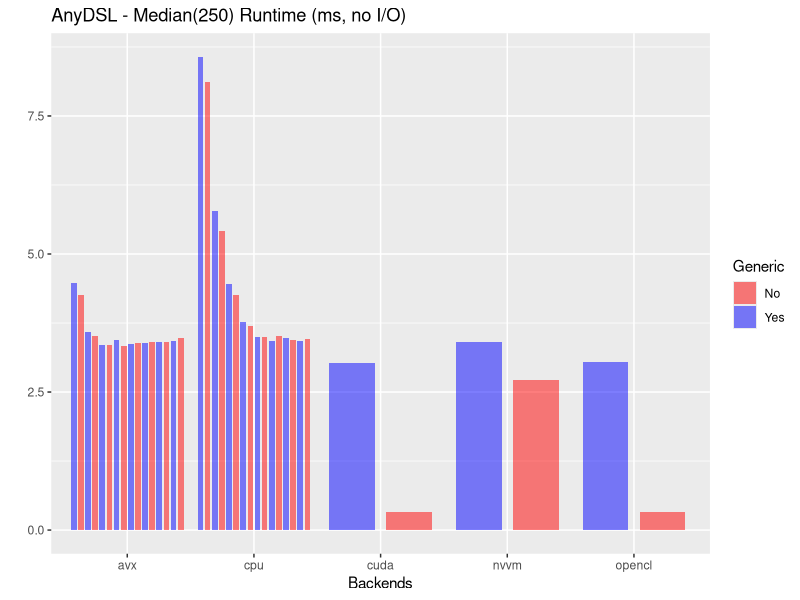
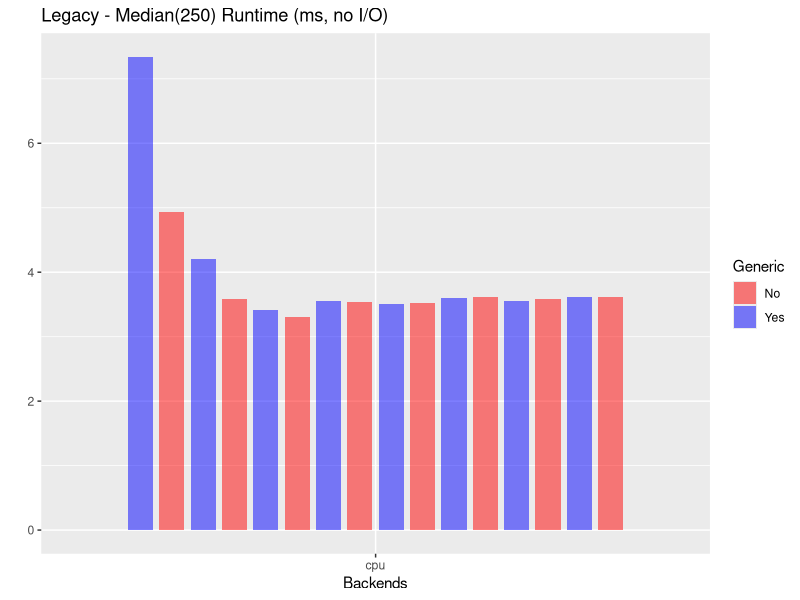
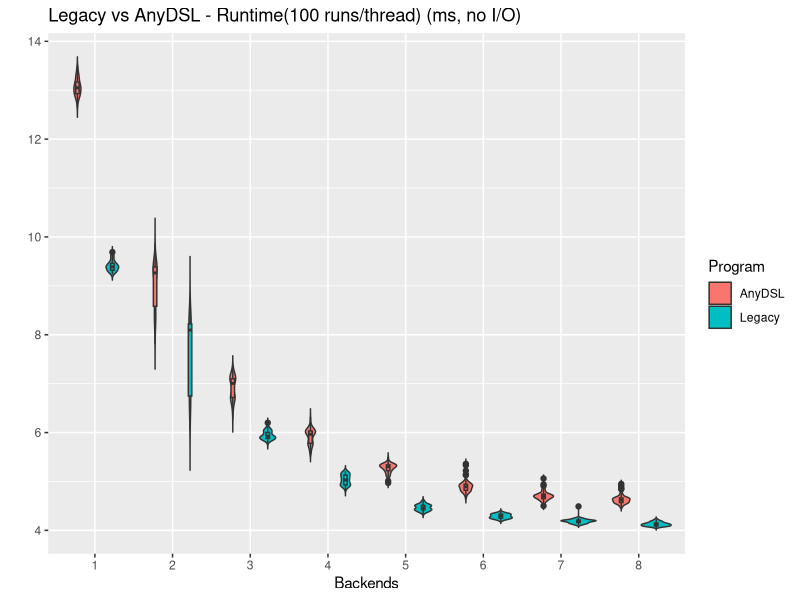

Source code (R) for these figures, in order:
#!/usr/bin/env Rscript

library("ggplot2")
library("dplyr")

dev.new(width=5, height=4)


legacy.data <- read.csv(file = "legacy_data.csv",
                        stringsAsFactors = TRUE)

anydsl.data <- read.csv(file = "anydsl_data.csv",
                        stringsAsFactors = TRUE)

anydsl.plot <- ggplot(anydsl.data, aes(y=median,x=backend,group=backend)) +
  geom_bar(stat = "identity", aes(fill=ifelse(generic, "Yes", "No")), position = position_dodge2(padding = .2), alpha = 0.5) +
  scale_fill_manual(values = c("red", "blue")) +
  labs(title="AnyDSL - Median(250) Runtime (ms, no I/O)", y="", x="Backends", fill="Generic")

legacy.plot <- ggplot(legacy.data, aes(y=median,x=backend,group=backend)) +
  geom_bar(stat = "identity", aes(fill=ifelse(generic, "Yes", "No")), position = position_dodge2(padding = .2), alpha = 0.5) +
  scale_fill_manual(values = c("red", "blue")) +
  labs(title="Legacy - Median(250) Runtime (ms, no I/O)", y="", x="Backends", fill="Generic")

ggsave(filename = "anydsl-performance.svg", plot = anydsl.plot)
ggsave(filename = "legacy-performance.svg", plot = legacy.plot)


#legacy.generic_data <- subset(legacy.data, generic == 1)
#anydsl.generic_data <- subset(subset(anydsl.data, generic == 1), backend == "cpu")
#plot <- ggplot(NULL) +
#  geom_line(data = anydsl.generic_data,
#            aes(y=median,x=threads,group=1),
#            color="red") +
#  geom_point(data = anydsl.generic_data, aes(y=median,x=threads,color="AnyDSL")) +
#  geom_line(data = legacy.generic_data,
#            aes(y=median,x=threads,group=1),
#            color="blue") +
#  geom_point(data = legacy.generic_data, aes(y=median,x=threads,color="Legacy")) +
#  labs(title="Legacy vs. AnyDSL - Median(250) Runtime (ms, no I/O)", y="", x="Threads")
#
#ggsave(filename = "anydsl-legacy-cpu.svg", plot = plot)




legacy.data <- read.csv(file = "legacy_raw_data.csv",
                        stringsAsFactors = TRUE)

anydsl.data <- read.csv(file = "anydsl_raw_data.csv",
                        stringsAsFactors = TRUE)

legacy.data[,ncol(legacy.data)+1] <- "Legacy"
anydsl.data[,ncol(anydsl.data)+1] <- "AnyDSL"
names(legacy.data)[ncol(legacy.data)] <- "program"
names(anydsl.data)[ncol(anydsl.data)] <- "program"

complete.data <- rbind(legacy.data, anydsl.data)
complete.data <- subset(complete.data, generic == 0)
complete.data$threads <- as.factor(complete.data$threads)

plot <- ggplot(data = complete.data) +
  geom_violin(trim = FALSE,  mapping = aes(x=threads,y=median,fill=program)) +
  geom_boxplot(width = 0.9, position = position_dodge2(padding = 0.9),
               mapping = aes(x=threads,y=median,fill=program), show.legend = FALSE) +
  labs(title="Legacy vs AnyDSL - Runtime(100 runs/thread) (ms, no I/O)", y="", x="Backends", fill="Program")

ggsave(filename = "anydsl-legacy-cpu-violin.svg", plot = plot)

